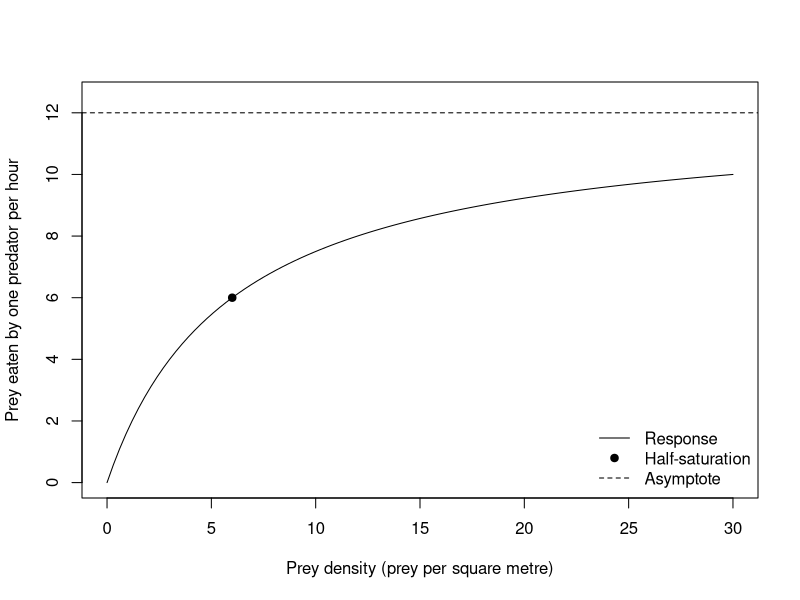

This chart was generated by the following R code:
## ---- chunk 1
prey_consumption = function(N) {
  12 * N / (6 + N)
}

curve(
  prey_consumption(x), from = 0, to = 30,
  ylim = c(0, 12.5),
  xlab = "Prey density (prey per square metre)",
  ylab = "Prey eaten by one predator per hour"
)
points(x = 6, y = prey_consumption(6), pch = 19)
abline(h = 12, lty = 2)
legend(
  "bottomright",
  legend = c("Response", "Half-saturation", "Asymptote"),
  lty = c(1, NA, 2), pch = c(NA, 19, NA), bty = "n"
)
